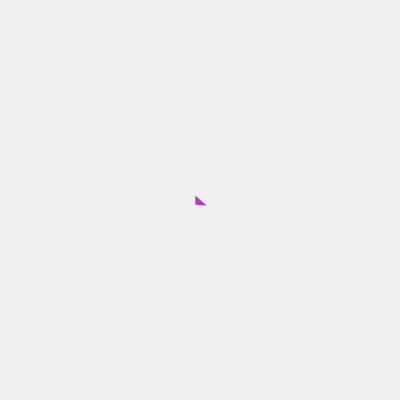
Frame 1 (no input)
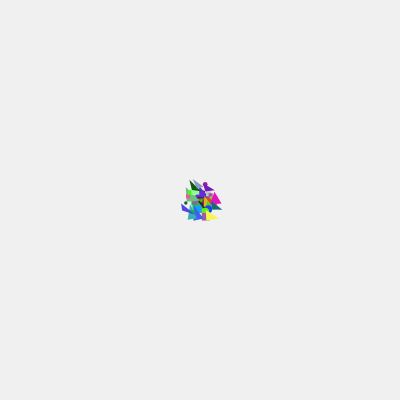
Frame 60 (no input)
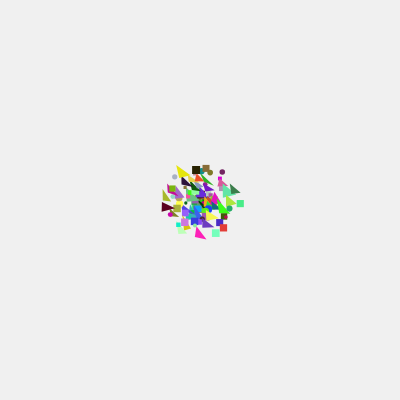
Frame 120 (the mouse pressed at the canvas centre since frame 60)

The p5.js sketch that drew these frames (run headless with seeded random() and noise() and a simulated clock; from frame 60 on, the mouse is pressed at the canvas centre):

// p5.js sketch
// ── sketch.js
let angulo = 2.0;
let centro = 200;
let escalar = 1;
let velocidad = 0.3
let col = {
  r: 255,
  g: 0,
  b: 0
};

function setup() {
  createCanvas(400, 400);
  noStroke();
  background (240);
}

function draw() {
  col.r = random(0, 255);
  col.g = random(0, 255);
  col.b = random(0, 255);
  let x = centro + cos(angulo) * escalar;
  let y = centro + sin(angulo) * escalar;
  fill(col.r, col.g, col.b);
  noStroke();
  let r = round(random(1,4)); //Random, que es un punto flotante,   nunca va a ser 1.0
  if(r=='1'){
    circle (x, y, random (3,8));
    }
  if(r=='2'){
    triangle(x + random(3,8), y + random (3,8), x - random (3,8),     y   + random (3,8), x - random (3,8), y - random (3,8));
  }
  if(r=='3'){
    square (x, y, random (3,8));
  }

  angulo += velocidad;
  escalar += velocidad;
  
}
